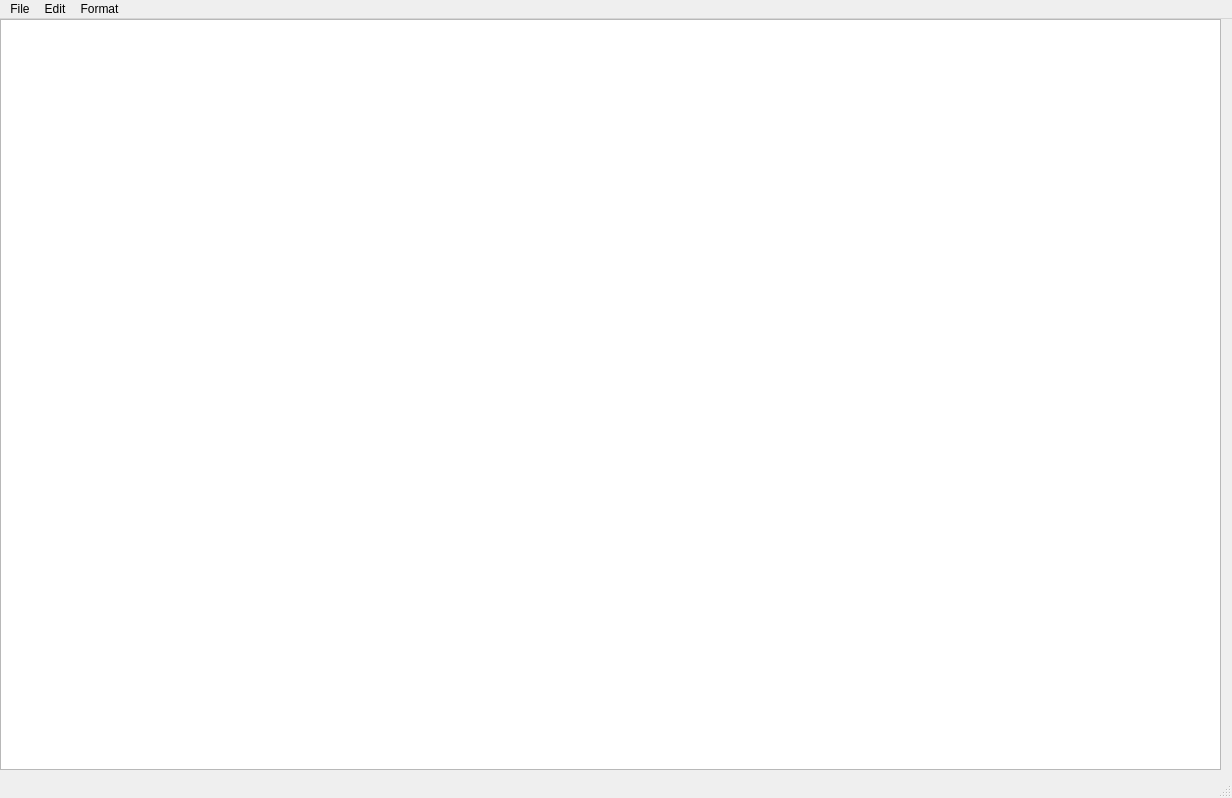
<?xml version="1.0" encoding="UTF-8"?>
<ui version="4.0">
 <class>MainWindow</class>
 <widget class="QMainWindow" name="MainWindow">
  <property name="geometry">
   <rect>
    <x>0</x>
    <y>0</y>
    <width>1232</width>
    <height>798</height>
   </rect>
  </property>
  <property name="windowTitle">
   <string>MainWindow</string>
  </property>
  <widget class="QWidget" name="centralwidget">
   <widget class="QTextEdit" name="textEdit">
    <property name="geometry">
     <rect>
      <x>0</x>
      <y>0</y>
      <width>1221</width>
      <height>751</height>
     </rect>
    </property>
   </widget>
  </widget>
  <widget class="QMenuBar" name="menubar">
   <property name="geometry">
    <rect>
     <x>0</x>
     <y>0</y>
     <width>1232</width>
     <height>31</height>
    </rect>
   </property>
   <widget class="QMenu" name="menuFile">
    <property name="title">
     <string>File</string>
    </property>
    <addaction name="actionOpen"/>
    <addaction name="actionOpen_2"/>
    <addaction name="actionSave"/>
    <addaction name="actionSave_AS"/>
    <addaction name="actionClose"/>
   </widget>
   <widget class="QMenu" name="menuEdit">
    <property name="title">
     <string>Edit</string>
    </property>
    <addaction name="actionCut"/>
    <addaction name="actionCopy"/>
    <addaction name="actionPaste"/>
   </widget>
   <widget class="QMenu" name="menuFormat">
    <property name="title">
     <string>Format</string>
    </property>
    <addaction name="actionTheme"/>
    <addaction name="actionFont"/>
   </widget>
   <addaction name="menuFile"/>
   <addaction name="menuEdit"/>
   <addaction name="menuFormat"/>
  </widget>
  <widget class="QStatusBar" name="statusbar"/>
  <action name="actionOpen">
   <property name="text">
    <string>New</string>
   </property>
  </action>
  <action name="actionOpen_2">
   <property name="text">
    <string>Open</string>
   </property>
  </action>
  <action name="actionSave">
   <property name="text">
    <string>Save</string>
   </property>
  </action>
  <action name="actionSave_AS">
   <property name="text">
    <string>Save as</string>
   </property>
  </action>
  <action name="actionClose">
   <property name="text">
    <string>Close</string>
   </property>
  </action>
  <action name="actionCut">
   <property name="text">
    <string>Cut</string>
   </property>
  </action>
  <action name="actionCopy">
   <property name="text">
    <string>Copy</string>
   </property>
  </action>
  <action name="actionPaste">
   <property name="text">
    <string>Paste</string>
   </property>
  </action>
  <action name="actionTheme">
   <property name="text">
    <string>Theme</string>
   </property>
  </action>
  <action name="actionFont">
   <property name="text">
    <string>Font</string>
   </property>
  </action>
 </widget>
 <resources/>
 <connections/>
</ui>
